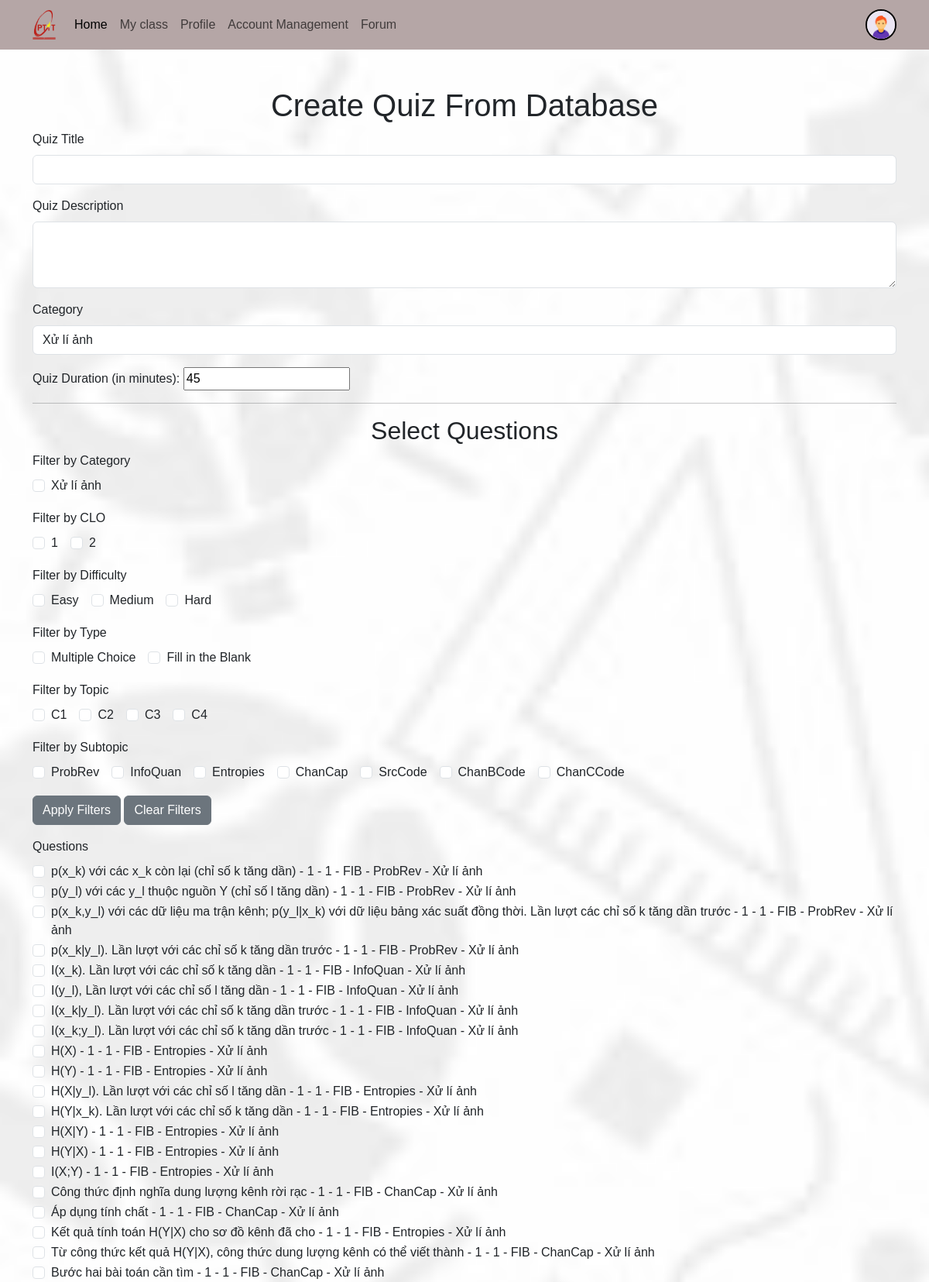
The app's page /myclass/class_detail/1/addquiz/createquizfromdb/ (signed in, upper part) with its own data.
### account/models.py (models this page shows, shortened)
class Profile(models.Model):
    user = models.OneToOneField(User, on_delete=models.CASCADE, null=True, related_name='profile', verbose_name='User Object')
    user_class = models.TextField(blank=True, null=True)
    email = models.EmailField(blank=True, null=True, max_length=254, unique=True)
    profile_img = models.ImageField(upload_to='profile_images', default='profile_images/user.jpg', blank=True, null=True, verbose_name='Profile Pic')
    studen_id = models.CharField(max_length=15, blank=True, null=True)
    GENDER = (
        ('Male', 'Male'),
        ('Female', 'Female'),
        ('Other', 'Other'),
    )
    gender = models.CharField(max_length=6, choices=GENDER, blank=True, null=True)

### quiz/models.py (models this page shows, shortened)
class Category(models.Model):
    name = models.CharField(max_length=255)
    class Meta:
        verbose_name_plural = 'Categories'

class QuestionGen(models.Model):
    id = models.AutoField(primary_key=True)
    question_text = models.TextField()
    topic = models.TextField()  # Thay đổi từ CharField thành TextField
    subtopic = models.TextField()  # Thay đổi từ CharField thành TextField
    difficulty = models.IntegerField(default=1)
    CLO = models.IntegerField(default=1)
    QUESTION_TYPES = [
        ('MCQ', 'Multiple Choice Question'),
        ('FIB', 'Fill in the Blank'),
    ]
    question_type = models.CharField(max_length=3, choices=QUESTION_TYPES)
    category = models.ForeignKey(Category, on_delete=models.CASCADE, null=True, blank=True)

### quiz/views.py (the view, shortened to what this page needs)
# urls.py: path('class_detail/<int:class_id>/addquiz/createquizfromdb/', quiz_views.create_quiz_from_db, name='create_quiz_from_db'),
@login_required(login_url='login')
@user_passes_test(is_admin)
def create_quiz_from_db(request, class_id):
    myclass = get_object_or_404(MyClass, id=class_id)
    categories = Category.objects.all()
    questions = QuestionGen.objects.all()
    valid_questions = []
    for question in questions:
        if question.question_type == 'MCQ':
            options = OptionGen.objects.filter(question_id=question.id)
            num_correct_options = options.filter(is_correct=True).count()
            num_incorrect_options = options.filter(is_correct=False).count()
            print(question.question_text, num_correct_options, num_incorrect_options)
            if num_correct_options >= 1 and num_incorrect_options >= 3:
                valid_questions.append(question)
        else:
            valid_questions.append(question)
    questions = QuestionGen.objects.filter(id__in=[question.id for question in valid_questions])
    if 'category' in request.GET:
        category_filter = request.GET['category'].split(',')
        questions = questions.filter(category_id__in=category_filter)
    if 'clo' in request.GET:
        clo_filter = request.GET['clo'].split(',')
        questions = questions.filter(CLO__in=clo_filter)
    if 'difficulty' in request.GET:
        difficulty_filter = request.GET['difficulty'].split(',')
        questions = questions.filter(difficulty__in=difficulty_filter)
    if 'type' in request.GET:
        type_filter = request.GET['type'].split(',')
        questions = questions.filter(question_type__in=type_filter)
    if 'topic' in request.GET:
        topic_filter = request.GET['topic'].split(',')
        questions = questions.filter(topic__in=topic_filter)
    if 'subtopic' in request.GET:
        subtopic_filter = request.GET['subtopic'].split(',')
        questions = questions.filter(subtopic__in=subtopic_filter)
    clos = questions.values_list('CLO', flat=True).distinct()
    topics = questions.values_list('topic', flat=True).distinct()
    subtopics = questions.values_list('subtopic', flat=True).distinct()
    if request.headers.get('x-requested-with') == 'XMLHttpRequest':
        questions_data = list(questions.values('id', 'question_text', 'CLO', 'difficulty', 'question_type'))
        return JsonResponse({'questions': questions_data})
    context = {
        'categories': categories,
        'clos': clos,
        'topics': topics,
        'subtopics': subtopics,
        'questions': questions,
        'class_id': class_id
    }
    return render(request, 'createQuizFromDB.html', context)

### quiz/views.py (called while the page is built)
def is_admin(user):
    return user.is_superuser

### templates/createQuizFromDB.html (shortened to what this page needs)
<!DOCTYPE html>
<html lang="en">
<head>
    <link href="https://cdn.jsdelivr.net/npm/bootstrap@5.3.0-alpha3/dist/css/bootstrap.min.css" rel="stylesheet"
>
    <link rel="stylesheet" href="/static/css/style.css">
</head>
<body>
    {% include "Components/navbar_loged_in.html" %}
    <div class="container mt-5">
        <h1 class="text-center">Create Quiz From Database</h1>
        <form method="post" action="{% url 'create_quiz_from_db' class_id %}">
            <div class="mb-3">
                <label for="quizTitle" class="form-label">Quiz Title</label>
                <input type="text" class="form-control" id="quizTitle" name="quiz_title" required>
            </div>
            <div class="mb-3">
                <label for="quizDescription" class="form-label">Quiz Description</label>
                <textarea class="form-control" id="quizDescription" name="quiz_description" rows="3" required></textarea>
            </div>
            <div class="mb-3">
                <label for="quizCategory" class="form-label">Category</label>
                <select class="form-control" id="quizCategory" name="quiz_category" required>
                    {% for category in categories %}
                        <option value="{{ category.id }}">{{ category.name }}</option>
                    {% endfor %}
                </select>
            </div>
            <label for="quiz_duration">Quiz Duration (in minutes):</label>
            <input type="number" id="quiz_duration" name="quiz_duration" value="45" min="1">
            <hr>
            <h2 class="text-center">Select Questions</h2>
            <div class="mb-3">
                <label class="form-label">Filter by Category</label>
                <div class="d-flex flex-wrap">
                    {% for category in categories %}
                        <div class="form-check me-3">
                            <input class="form-check-input" type="checkbox" value="{{ category.id }}" id="filterCategory{{ category.id }}" name="filter_category">
                            <label class="form-check-label" for="filterCategory{{ category.id }}">
                                {{ category.name }}
                            </label>
                        </div>
                    {% endfor %}
                </div>
            </div>
            <div class="mb-3">
                <label class="form-label">Filter by CLO</label>
                <div class="d-flex flex-wrap">
                    {% for clo in clos %}
                        <div class="form-check me-3">
                            <input class="form-check-input" type="checkbox" value="{{ clo }}" id="filterCLO{{ clo }}" name="filter_clo">
                            <label class="form-check-label" for="filterCLO{{ clo }}">
                                {{ clo }}
                            </label>
                        </div>
                    {% endfor %}
                </div>
            </div>
            <div class="mb-3">
                <label class="form-label">Filter by Difficulty</label>
                <div class="d-flex flex-wrap">
                    <div class="form-check me-3">
                        <input class="form-check-input" type="checkbox" value="1" id="filterDifficulty1" name="filter_difficulty">
                        <label class="form-check-label" for="filterDifficulty1">
                            Easy
                        </label>
                    </div>
                    <div class="form-check me-3">
                        <input class="form-check-input" type="checkbox" value="2" id="filterDifficulty2" name="filter_difficulty">
                        <label class="form-check-label" for="filterDifficulty2">
                            Medium
                        </label>
                    </div>
                    <div class="form-check me-3">
                        <input class="form-check-input" type="checkbox" value="3" id="filterDifficulty3" name="filter_difficulty">
                        <label class="form-check-label" for="filterDifficulty3">
                            Hard
                        </label>
                    </div>
                </div>
            </div>
            <div class="mb-3">
                <label class="form-label">Filter by Type</label>
                <div class="d-flex flex-wrap">
                    <div class="form-check me-3">
                        <input class="form-check-input" type="checkbox" value="MCQ" id="filterTypeMCQ" name="filter_type">
                        <label class="form-check-label" for="filterTypeMCQ">
                            Multiple Choice
                        </label>
                    </div>
                    <div class="form-check me-3">
                        <input class="form-check-input" type="checkbox" value="FIB" id="filterTypeFIB" name="filter_type">
                        <label class="form-check-label" for="filterTypeFIB">
                            Fill in the Blank
                        </label>
                    </div>
                </div>
            </div>
            <div class="mb-3">
                <label class="form-label">Filter by Topic</label>
                <div class="d-flex flex-wrap">
                    {% for topic in topics %}
                        <div class="form-check me-3">
                            <input class="form-check-input" type="checkbox" value="{{ topic }}" id="filterTopic{{ topic }}" name="filter_topic">
                            <label class="form-check-label" for="filterTopic{{ topic }}">
                                {{ topic }}
                            </label>
                        </div>
                    {% endfor %}
                </div>
            </div>
            <div class="mb-3">
                <label class="form-label">Filter by Subtopic</label>
                <div class="d-flex flex-wrap">
                    {% for subtopic in subtopics %}
                        <div class="form-check me-3">
                            <input class="form-check-input" type="checkbox" value="{{ subtopic }}" id="filterSubtopic{{ subtopic }}" name="filter_subtopic">
                            <label class="form-check-label" for="filterSubtopic{{ subtopic }}">
                                {{ subtopic }}
                            </label>
                        </div>
                    {% endfor %}
                </div>
            </div>
            <button type="button" class="btn btn-secondary" onclick="applyFilters()">Apply Filters</button>
            <button type="button" class="btn btn-secondary" onclick="clearFilters()">Clear Filters</button>
            <div class="mb-3 mt-3">
                <label for="quizQuestions" class="form-label">Questions</label>
                <div id="quizQuestions">
                    {% for question in questions %}
                        <div class="form-check">
                            <input class="form-check-input" type="checkbox" value="{{ question.id }}" id="question{{ question.id }}" name="questions">
                            <label class="form-check-label" for="question{{ question.id }}">
                                {{ question.question_text }} - {{ question.CLO }} - {{ question.difficulty }} - {{ question.question_type }}
                                {% if question.subtopic %}- {{ question.subtopic }}{% endif %}
                                {% if question.category %}- {{ question.category.name }}{% endif %}
                            </label>
                        </div>
                    {% endfor %}
                </div>
            </div>
        </form>
    </div>
</body>
</html>

### templates/Components/navbar_loged_in.html (shortened to what this page needs)
    <nav class="navbar navbar-expand-lg bg-body-tertiary d-none d-lg-block">
        <div class="container">
            <a class="navbar-brand" href="">
                <img src="/static/images/logo_ptit.png" alt="" style="width: 30px;">
                </a>
            <div class="collapse navbar-collapse" id="navbarSupportedContent">
                <ul class="navbar-nav me-auto mb-2 mb-lg-0">
                    <li class="nav-item">
                        <a class="nav-link active" aria-current="page" href="{% url 'welcome' %}">Home</a>
                    </li>
						<a class="nav-link" href="{% url 'my_classes' %}">My class</a>
					<li class="nav-item">
                        <a class="nav-link" href="{% url 'profile' request.user.username %}">Profile</a>
                    </li>
                    {% if request.user.is_staff or request.user.is_superuser %}
                    <a class="nav-link" href="{% url "account_management" %}">Account Management</a>
                    {% endif %}
						<a class="nav-link" href="{% url 'forum-list' %}">Forum</a>
                </ul>
                {% if request.user.is_authenticated %}
                    <a href="{% url 'profile' request.user.username %}" class="ms-5">
                    <img src="{{request.user.profile.profile_img.url}}" class="rounded-circle" width="40" height="40" alt="profile_img" style="border: 2px solid #000;">
                    </a>
                {% endif %}
            </div>
        </div>
    </nav>

### static/css/style.css (style rules this page uses)
* { font-family: 'Arial', 'Tahoma', 'Verdana', 'Roboto', 'Open Sans', sans-serif; }
body { background-image: url("../images/Bg1.jpg"); background-size: cover; background-repeat: no-repeat; background-attachment: fixed; background-position: center; }
.navbar { background-color: #b5a6a6 !important; }

### records on screen
Category: name "Xử lí ảnh"
QuestionGen: question_text "p(x_k) với các x_k còn lại (chỉ số k tăng dần)", CLO "1", difficulty "1", question_type "FIB", subtopic "ProbRev", category.name "Xử lí ảnh"
QuestionGen: question_text "p(y_l) với các y_l thuộc nguồn Y (chỉ số l tăng dần)", CLO "1", difficulty "1", question_type "FIB", subtopic "ProbRev", category.name "Xử lí ảnh"
QuestionGen: question_text "p(x_k,y_l) với các dữ liệu ma trận kênh; p(y_l|x_k) với dữ liệu bảng xác suất đồng thời. Lần lượt các chỉ số k tăng dần trước", CLO "1", difficulty "1", question_type "FIB", subtopic "ProbRev", category.name "Xử lí ảnh"
QuestionGen: question_text "p(x_k|y_l). Lần lượt với các chỉ số k tăng dần trước", CLO "1", difficulty "1", question_type "FIB", subtopic "ProbRev", category.name "Xử lí ảnh"
QuestionGen: question_text "I(x_k). Lần lượt với các chỉ số k tăng dần", CLO "1", difficulty "1", question_type "FIB", subtopic "InfoQuan", category.name "Xử lí ảnh"
QuestionGen: question_text "I(y_l), Lần lượt với các chỉ số l tăng dần", CLO "1", difficulty "1", question_type "FIB", subtopic "InfoQuan", category.name "Xử lí ảnh"
QuestionGen: question_text "I(x_k|y_l). Lần lượt với các chỉ số k tăng dần trước", CLO "1", difficulty "1", question_type "FIB", subtopic "InfoQuan", category.name "Xử lí ảnh"
QuestionGen: question_text "I(x_k;y_l). Lần lượt với các chỉ số k tăng dần trước", CLO "1", difficulty "1", question_type "FIB", subtopic "InfoQuan", category.name "Xử lí ảnh"
QuestionGen: question_text "H(X)", CLO "1", difficulty "1", question_type "FIB", subtopic "Entropies", category.name "Xử lí ảnh"
QuestionGen: question_text "H(Y)", CLO "1", difficulty "1", question_type "FIB", subtopic "Entropies", category.name "Xử lí ảnh"
QuestionGen: question_text "H(X|y_l). Lần lượt với các chỉ số l tăng dần", CLO "1", difficulty "1", question_type "FIB", subtopic "Entropies", category.name "Xử lí ảnh"
QuestionGen: question_text "H(Y|x_k). Lần lượt với các chỉ số k tăng dần", CLO "1", difficulty "1", question_type "FIB", subtopic "Entropies", category.name "Xử lí ảnh"
QuestionGen: question_text "H(X|Y)", CLO "1", difficulty "1", question_type "FIB", subtopic "Entropies", category.name "Xử lí ảnh"
QuestionGen: question_text "H(Y|X)", CLO "1", difficulty "1", question_type "FIB", subtopic "Entropies", category.name "Xử lí ảnh"
QuestionGen: question_text "I(X;Y)", CLO "1", difficulty "1", question_type "FIB", subtopic "Entropies", category.name "Xử lí ảnh"
QuestionGen: question_text "Công thức định nghĩa dung lượng kênh rời rạc", CLO "1", difficulty "1", question_type "FIB", subtopic "ChanCap", category.name "Xử lí ảnh"
QuestionGen: question_text "Áp dụng tính chất", CLO "1", difficulty "1", question_type "FIB", subtopic "ChanCap", category.name "Xử lí ảnh"
QuestionGen: question_text "Kết quả tính toán H(Y|X) cho sơ đồ kênh đã cho", CLO "1", difficulty "1", question_type "FIB", subtopic "Entropies", category.name "Xử lí ảnh"
QuestionGen: question_text "Từ công thức kết quả H(Y|X), công thức dung lượng kênh có thể viết thành", CLO "1", difficulty "1", question_type "FIB", subtopic "ChanCap", category.name "Xử lí ảnh"
QuestionGen: question_text "Bước hai bài toán cần tìm", CLO "1", difficulty "1", question_type "FIB", subtopic "ChanCap", category.name "Xử lí ảnh"

### other values on screen
{{ clo }} "1" "2"
{{ topic }} "C1" "C2" "C3" "C4"
{{ subtopic }} "ProbRev" "InfoQuan" "Entropies" "ChanCap" "SrcCode" "ChanBCode" "ChanCCode"
form field quiz_category "Xử lí ảnh"
